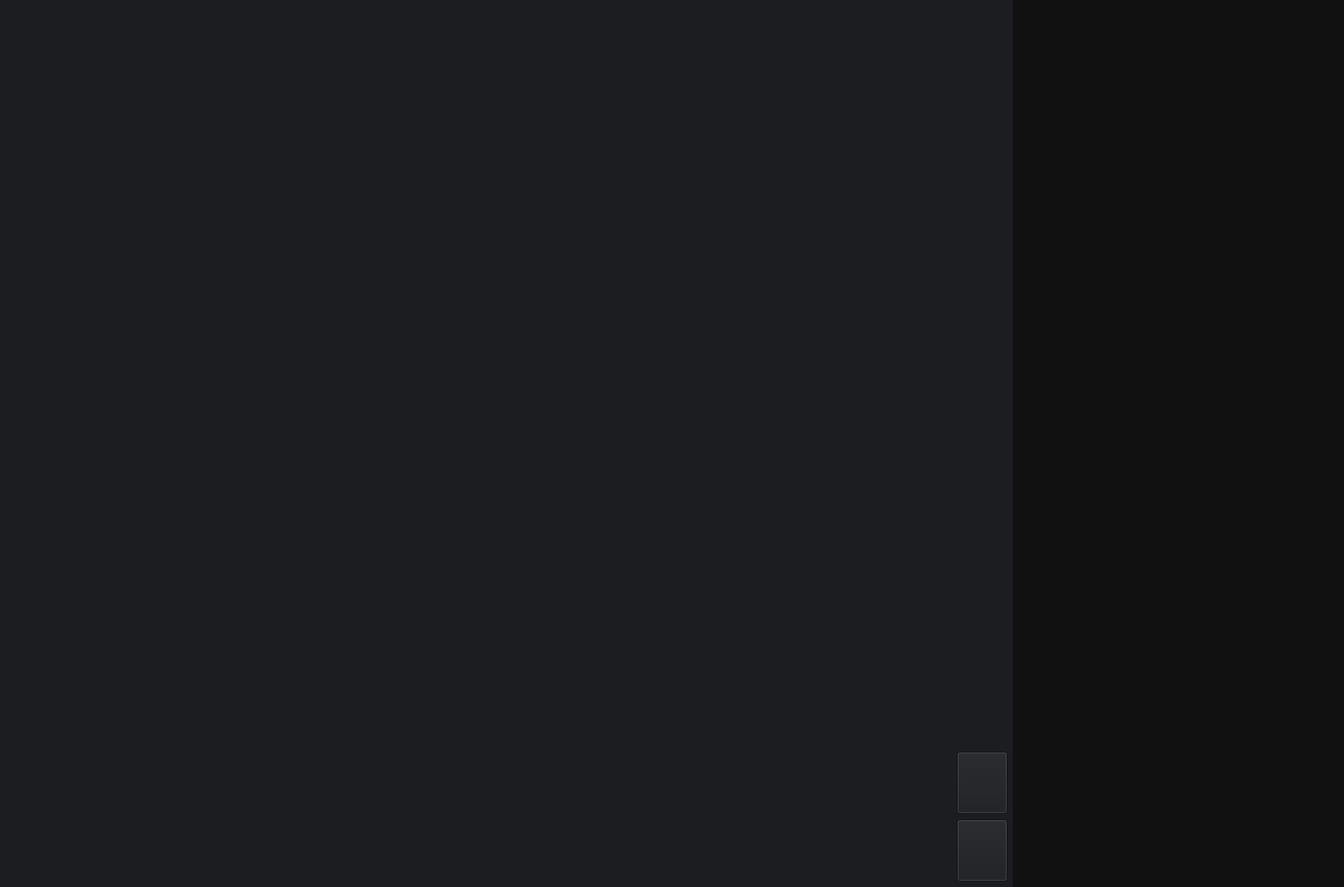
<?xml version="1.0" encoding="UTF-8"?>
<ui version="4.0">
 <class>ImageDisplayWidget</class>
 <widget class="QWidget" name="ImageDisplayWidget">
  <property name="geometry">
   <rect>
    <x>0</x>
    <y>0</y>
    <width>1510</width>
    <height>996</height>
   </rect>
  </property>
  <property name="windowTitle">
   <string>Form</string>
  </property>
  <property name="styleSheet">
   <string notr="true">background-color: rgb(28, 29, 33)</string>
  </property>
  <layout class="QHBoxLayout" name="horizontalLayout" stretch="92,6,32">
   <property name="spacing">
    <number>0</number>
   </property>
   <property name="leftMargin">
    <number>0</number>
   </property>
   <property name="topMargin">
    <number>0</number>
   </property>
   <property name="rightMargin">
    <number>0</number>
   </property>
   <property name="bottomMargin">
    <number>0</number>
   </property>
   <item>
    <widget class="QStackedWidget" name="visualizationWidget">
     <property name="sizePolicy">
      <sizepolicy hsizetype="Expanding" vsizetype="Expanding">
       <horstretch>0</horstretch>
       <verstretch>0</verstretch>
      </sizepolicy>
     </property>
     <property name="currentIndex">
      <number>-1</number>
     </property>
    </widget>
   </item>
   <item>
    <widget class="QWidget" name="additionWidget" native="true">
     <property name="styleSheet">
      <string notr="true">background-color: rgb(28, 29, 33);</string>
     </property>
     <layout class="QVBoxLayout" name="verticalLayout">
      <property name="leftMargin">
       <number>6</number>
      </property>
      <property name="topMargin">
       <number>6</number>
      </property>
      <property name="rightMargin">
       <number>6</number>
      </property>
      <property name="bottomMargin">
       <number>6</number>
      </property>
      <item>
       <spacer name="verticalSpacer">
        <property name="orientation">
         <enum>Qt::Vertical</enum>
        </property>
        <property name="sizeHint" stdset="0">
         <size>
          <width>20</width>
          <height>40</height>
         </size>
        </property>
       </spacer>
      </item>
      <item>
       <spacer name="verticalSpacer_2">
        <property name="orientation">
         <enum>Qt::Vertical</enum>
        </property>
        <property name="sizeHint" stdset="0">
         <size>
          <width>20</width>
          <height>40</height>
         </size>
        </property>
       </spacer>
      </item>
      <item>
       <spacer name="verticalSpacer_3">
        <property name="orientation">
         <enum>Qt::Vertical</enum>
        </property>
        <property name="sizeHint" stdset="0">
         <size>
          <width>20</width>
          <height>40</height>
         </size>
        </property>
       </spacer>
      </item>
      <item>
       <spacer name="verticalSpacer_4">
        <property name="orientation">
         <enum>Qt::Vertical</enum>
        </property>
        <property name="sizeHint" stdset="0">
         <size>
          <width>20</width>
          <height>40</height>
         </size>
        </property>
       </spacer>
      </item>
      <item>
       <spacer name="verticalSpacer_5">
        <property name="orientation">
         <enum>Qt::Vertical</enum>
        </property>
        <property name="sizeHint" stdset="0">
         <size>
          <width>20</width>
          <height>40</height>
         </size>
        </property>
       </spacer>
      </item>
      <item>
       <spacer name="verticalSpacer_6">
        <property name="orientation">
         <enum>Qt::Vertical</enum>
        </property>
        <property name="sizeHint" stdset="0">
         <size>
          <width>20</width>
          <height>40</height>
         </size>
        </property>
       </spacer>
      </item>
      <item>
       <spacer name="verticalSpacer_7">
        <property name="orientation">
         <enum>Qt::Vertical</enum>
        </property>
        <property name="sizeHint" stdset="0">
         <size>
          <width>20</width>
          <height>40</height>
         </size>
        </property>
       </spacer>
      </item>
      <item>
       <spacer name="verticalSpacer_8">
        <property name="orientation">
         <enum>Qt::Vertical</enum>
        </property>
        <property name="sizeHint" stdset="0">
         <size>
          <width>20</width>
          <height>40</height>
         </size>
        </property>
       </spacer>
      </item>
      <item>
       <spacer name="verticalSpacer_9">
        <property name="orientation">
         <enum>Qt::Vertical</enum>
        </property>
        <property name="sizeHint" stdset="0">
         <size>
          <width>20</width>
          <height>40</height>
         </size>
        </property>
       </spacer>
      </item>
      <item>
       <spacer name="verticalSpacer_10">
        <property name="orientation">
         <enum>Qt::Vertical</enum>
        </property>
        <property name="sizeHint" stdset="0">
         <size>
          <width>20</width>
          <height>40</height>
         </size>
        </property>
       </spacer>
      </item>
      <item>
       <spacer name="verticalSpacer_11">
        <property name="orientation">
         <enum>Qt::Vertical</enum>
        </property>
        <property name="sizeHint" stdset="0">
         <size>
          <width>20</width>
          <height>40</height>
         </size>
        </property>
       </spacer>
      </item>
      <item>
       <spacer name="verticalSpacer_12">
        <property name="orientation">
         <enum>Qt::Vertical</enum>
        </property>
        <property name="sizeHint" stdset="0">
         <size>
          <width>20</width>
          <height>40</height>
         </size>
        </property>
       </spacer>
      </item>
      <item>
       <widget class="QPushButton" name="pushButton">
        <property name="sizePolicy">
         <sizepolicy hsizetype="Expanding" vsizetype="Expanding">
          <horstretch>0</horstretch>
          <verstretch>0</verstretch>
         </sizepolicy>
        </property>
        <property name="styleSheet">
         <string notr="true">border-image: url(:/resource/image/unknow1.png);
background-position: center; 
background-repeat: no-repeat;</string>
        </property>
        <property name="text">
         <string/>
        </property>
       </widget>
      </item>
      <item>
       <widget class="QPushButton" name="pushButton_2">
        <property name="sizePolicy">
         <sizepolicy hsizetype="Expanding" vsizetype="Expanding">
          <horstretch>0</horstretch>
          <verstretch>0</verstretch>
         </sizepolicy>
        </property>
        <property name="styleSheet">
         <string notr="true">border-image: url(:/resource/image/unknow2.png);
background-position: center; 
background-repeat: no-repeat;</string>
        </property>
        <property name="text">
         <string/>
        </property>
       </widget>
      </item>
     </layout>
    </widget>
   </item>
   <item>
    <widget class="QStackedWidget" name="stackedWidget">
     <property name="sizePolicy">
      <sizepolicy hsizetype="Expanding" vsizetype="Expanding">
       <horstretch>0</horstretch>
       <verstretch>0</verstretch>
      </sizepolicy>
     </property>
     <property name="styleSheet">
      <string notr="true">background-color: rgb(17, 17, 18);</string>
     </property>
     <property name="currentIndex">
      <number>-1</number>
     </property>
    </widget>
   </item>
  </layout>
 </widget>
 <resources/>
 <connections/>
</ui>
